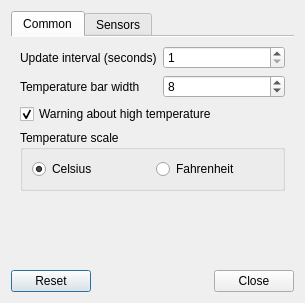
<?xml version="1.0" encoding="UTF-8"?>
<ui version="4.0">
 <class>LXQtSensorsConfiguration</class>
 <widget class="QDialog" name="LXQtSensorsConfiguration">
  <property name="geometry">
   <rect>
    <x>0</x>
    <y>0</y>
    <width>305</width>
    <height>303</height>
   </rect>
  </property>
  <property name="windowTitle">
   <string>Sensors Settings</string>
  </property>
  <layout class="QGridLayout" name="gridLayout_3">
   <item row="0" column="0">
    <widget class="QTabWidget" name="mainTabWidget">
     <property name="tabShape">
      <enum>QTabWidget::Rounded</enum>
     </property>
     <property name="currentIndex">
      <number>0</number>
     </property>
     <property name="documentMode">
      <bool>true</bool>
     </property>
     <widget class="QWidget" name="commonTab">
      <attribute name="title">
       <string>Common</string>
      </attribute>
      <layout class="QGridLayout" name="gridLayout">
       <item row="0" column="0">
        <widget class="QLabel" name="updateIntervalL">
         <property name="sizePolicy">
          <sizepolicy hsizetype="Preferred" vsizetype="Preferred">
           <horstretch>0</horstretch>
           <verstretch>0</verstretch>
          </sizepolicy>
         </property>
         <property name="text">
          <string>Update interval (seconds)</string>
         </property>
        </widget>
       </item>
       <item row="1" column="0">
        <widget class="QLabel" name="tempBarWidthL">
         <property name="text">
          <string>Temperature bar width</string>
         </property>
        </widget>
       </item>
       <item row="0" column="1">
        <widget class="QSpinBox" name="updateIntervalSB">
         <property name="enabled">
          <bool>true</bool>
         </property>
         <property name="accessibleName">
          <string/>
         </property>
         <property name="accessibleDescription">
          <string/>
         </property>
         <property name="suffix">
          <string/>
         </property>
         <property name="prefix">
          <string/>
         </property>
         <property name="minimum">
          <number>1</number>
         </property>
         <property name="maximum">
          <number>300</number>
         </property>
        </widget>
       </item>
       <item row="1" column="1">
        <widget class="QSpinBox" name="tempBarWidthSB">
         <property name="minimum">
          <number>1</number>
         </property>
         <property name="value">
          <number>8</number>
         </property>
        </widget>
       </item>
       <item row="5" column="0">
        <spacer name="verticalSpacer_2">
         <property name="orientation">
          <enum>Qt::Vertical</enum>
         </property>
         <property name="sizeHint" stdset="0">
          <size>
           <width>20</width>
           <height>40</height>
          </size>
         </property>
        </spacer>
       </item>
       <item row="3" column="0" colspan="2">
        <widget class="QGroupBox" name="tempScaleGB">
         <property name="title">
          <string>Temperature scale</string>
         </property>
         <layout class="QHBoxLayout" name="horizontalLayout">
          <item>
           <widget class="QRadioButton" name="celsiusTempScaleRB">
            <property name="text">
             <string>Celsius</string>
            </property>
            <property name="checked">
             <bool>true</bool>
            </property>
           </widget>
          </item>
          <item>
           <widget class="QRadioButton" name="fahrenheitTempScaleRB">
            <property name="text">
             <string>Fahrenheit</string>
            </property>
           </widget>
          </item>
         </layout>
         <zorder>fahrenheitTempScaleRB</zorder>
         <zorder>celsiusTempScaleRB</zorder>
        </widget>
       </item>
       <item row="2" column="0" colspan="2">
        <widget class="QCheckBox" name="warningAboutHighTemperatureChB">
         <property name="toolTip">
          <string>Blink status bars when the temperature is too high</string>
         </property>
         <property name="layoutDirection">
          <enum>Qt::LeftToRight</enum>
         </property>
         <property name="text">
          <string>Warning about high temperature</string>
         </property>
         <property name="checked">
          <bool>true</bool>
         </property>
         <property name="tristate">
          <bool>false</bool>
         </property>
        </widget>
       </item>
      </layout>
     </widget>
     <widget class="QWidget" name="sensorsSettingsTab">
      <attribute name="title">
       <string>Sensors</string>
      </attribute>
      <layout class="QGridLayout" name="gridLayout_2">
       <item row="4" column="0">
        <widget class="QComboBox" name="detectedChipsCB">
         <property name="currentIndex">
          <number>-1</number>
         </property>
         <property name="frame">
          <bool>true</bool>
         </property>
        </widget>
       </item>
       <item row="3" column="0">
        <widget class="QLabel" name="detectedChipsL">
         <property name="text">
          <string>Detected chips:</string>
         </property>
        </widget>
       </item>
       <item row="5" column="0">
        <widget class="QLabel" name="chipFeaturesL">
         <property name="text">
          <string>Chip features:</string>
         </property>
        </widget>
       </item>
       <item row="6" column="0">
        <widget class="QTableWidget" name="chipFeaturesT">
         <property name="columnCount">
          <number>3</number>
         </property>
         <column/>
         <column/>
         <column/>
        </widget>
       </item>
      </layout>
     </widget>
    </widget>
   </item>
   <item row="1" column="0">
    <layout class="QHBoxLayout" name="horizontalLayout_2">
     <item>
      <widget class="QDialogButtonBox" name="buttonBox_1">
       <property name="orientation">
        <enum>Qt::Horizontal</enum>
       </property>
       <property name="standardButtons">
        <set>QDialogButtonBox::Reset</set>
       </property>
      </widget>
     </item>
     <item>
      <spacer name="horizontalSpacer">
       <property name="orientation">
        <enum>Qt::Horizontal</enum>
       </property>
       <property name="sizeHint" stdset="0">
        <size>
         <width>40</width>
         <height>20</height>
        </size>
       </property>
      </spacer>
     </item>
     <item>
      <spacer name="horizontalSpacer_2">
       <property name="orientation">
        <enum>Qt::Horizontal</enum>
       </property>
       <property name="sizeHint" stdset="0">
        <size>
         <width>40</width>
         <height>20</height>
        </size>
       </property>
      </spacer>
     </item>
     <item>
      <widget class="QDialogButtonBox" name="buttonBox_2">
       <property name="orientation">
        <enum>Qt::Horizontal</enum>
       </property>
       <property name="standardButtons">
        <set>QDialogButtonBox::Close</set>
       </property>
      </widget>
     </item>
    </layout>
   </item>
  </layout>
 </widget>
 <resources/>
 <connections>
  <connection>
   <sender>buttonBox_1</sender>
   <signal>accepted()</signal>
   <receiver>LXQtSensorsConfiguration</receiver>
   <slot>accept()</slot>
   <hints>
    <hint type="sourcelabel">
     <x>248</x>
     <y>254</y>
    </hint>
    <hint type="destinationlabel">
     <x>157</x>
     <y>274</y>
    </hint>
   </hints>
  </connection>
  <connection>
   <sender>buttonBox_1</sender>
   <signal>rejected()</signal>
   <receiver>LXQtSensorsConfiguration</receiver>
   <slot>reject()</slot>
   <hints>
    <hint type="sourcelabel">
     <x>316</x>
     <y>260</y>
    </hint>
    <hint type="destinationlabel">
     <x>286</x>
     <y>274</y>
    </hint>
   </hints>
  </connection>
 </connections>
</ui>
